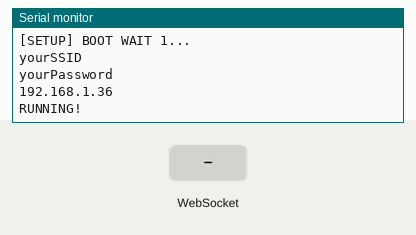
This sketch was run on a simulated ESP32. Shown: the last lines printed to the serial monitor. Inputs (shaded band) come from the test bench. WiFi joins after 1.5 s; servers stay silent unless stated.

Above: at 6.7 s.
6.8 s: WebSocket text "[" received
At 8.0 s:
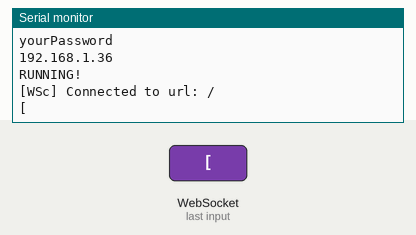
8.3 s: WebSocket text "]" received
At 9.2 s:
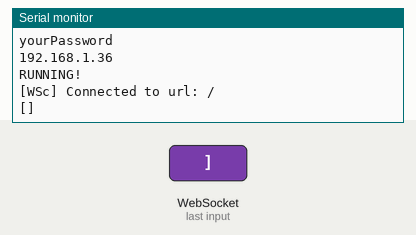
Timing chart, 0 to 11.3 s (numbered marks = the images above; inputs shaded):
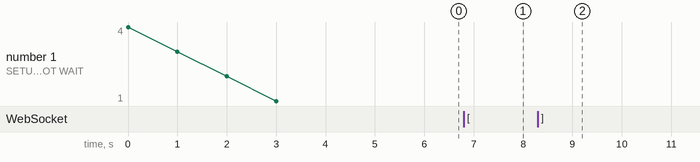

The sketch:

test_websocket_client.ino
```cpp
/*
 * test_websocket_client.ino
 *
 * 1 July 22
 *   Modified example code from websockets library created by Markus Sattler.
 *   https://github.com/Links2004/arduinoWebSockets
 *
 *   Slight modifications by JMP, Digame Systems.
 *   Project on GitHub:
 *   https://github.com/digamesystems/test_websocket_client
 *
 */

#include <Arduino.h>

#include <WiFi.h>
#include <WiFiMulti.h>
#include <WiFiClientSecure.h>

#include <WebSocketsClient.h>

#include "network.h"


WiFiMulti WiFiMulti;
WebSocketsClient webSocket;


#define USE_SERIAL Serial
bool showData = true;

void hexdump(const void *mem, uint32_t len, uint8_t cols = 16) {
	const uint8_t* src = (const uint8_t*) mem;
	USE_SERIAL.printf("\n[HEXDUMP] Address: 0x%08X len: 0x%X (%d)", (ptrdiff_t)src, len, len);
	for(uint32_t i = 0; i < len; i++) {
		if(i % cols == 0) {
			USE_SERIAL.printf("\n[0x%08X] 0x%08X: ", (ptrdiff_t)src, i);
		}
		USE_SERIAL.printf("%02X ", *src);
		src++;
	}
	USE_SERIAL.printf("\n");
}

void webSocketEvent(WStype_t type, uint8_t * payload, size_t length) {

	switch(type) {
		case WStype_DISCONNECTED:
			USE_SERIAL.printf("[WSc] Disconnected!\n");
			break;
		case WStype_CONNECTED:
			USE_SERIAL.printf("[WSc] Connected to url: %s\n", payload);

			// send message to server when Connected
			webSocket.sendTXT("Connected");
			break;
		case WStype_TEXT:
      if (showData) USE_SERIAL.printf("%s", payload);

			// send message to server
			// webSocket.sendTXT("message here");
			break;
		case WStype_BIN:
			USE_SERIAL.printf("[WSc] get binary length: %u\n", length);
			hexdump(payload, length);

			// send data to server
			// webSocket.sendBIN(payload, length);
			break;
		case WStype_ERROR:
      //USE_SERIAL.printf("Connection Error!\n");

		case WStype_FRAGMENT_TEXT_START:
		case WStype_FRAGMENT_BIN_START:
		case WStype_FRAGMENT:
		case WStype_FRAGMENT_FIN:
			break;
	}

}

void setup() {
	// USE_SERIAL.begin(921600);
	USE_SERIAL.begin(115200);

	//Serial.setDebugOutput(true);
	USE_SERIAL.setDebugOutput(true);

	USE_SERIAL.println();
	USE_SERIAL.println();
	USE_SERIAL.println();

	for(uint8_t t = 4; t > 0; t--) {
		USE_SERIAL.printf("[SETUP] BOOT WAIT %d...\n", t);
		USE_SERIAL.flush();
		delay(1000);
	}
  USE_SERIAL.println(SSID);
  USE_SERIAL.println(PASSWORD);
	WiFiMulti.addAP(SSID.c_str(), PASSWORD.c_str());

	//WiFi.disconnect();
	while(WiFiMulti.run() != WL_CONNECTED) {
		delay(100);
	}

  USE_SERIAL.println(IP_ADDRESS);
	// server address, port and URL
	webSocket.begin(IP_ADDRESS.c_str(), 81, "/");

	// event handler
	webSocket.onEvent(webSocketEvent);

	// use HTTP Basic Authorization this is optional remove if not needed
	//webSocket.setAuthorization("user", "Password");

	// try ever 5000 again if connection has failed
	webSocket.setReconnectInterval(5000);
  USE_SERIAL.println("RUNNING!");
}

void loop() {
  String inString="";

	webSocket.loop();

  // A couple of key commands to turn on/off logging
  if (USE_SERIAL.available()){
    inString = USE_SERIAL.readStringUntil('\n');
    inString.trim();
    if (inString == "["){
      showData=false;
    }else if (inString == "]"){
      showData=true;
    };
  }
}
```

network.h
```cpp
String SSID = "yourSSID";
String PASSWORD = "yourPassword";
String IP_ADDRESS = "192.168.1.36"; //Modify to match your setup.
```

Measured:
- after the input at 6.8 s, the serial monitor: prints a new line at once (image 1)
- after the input at 8.3 s, the serial monitor: prints a new line at once (image 2)
